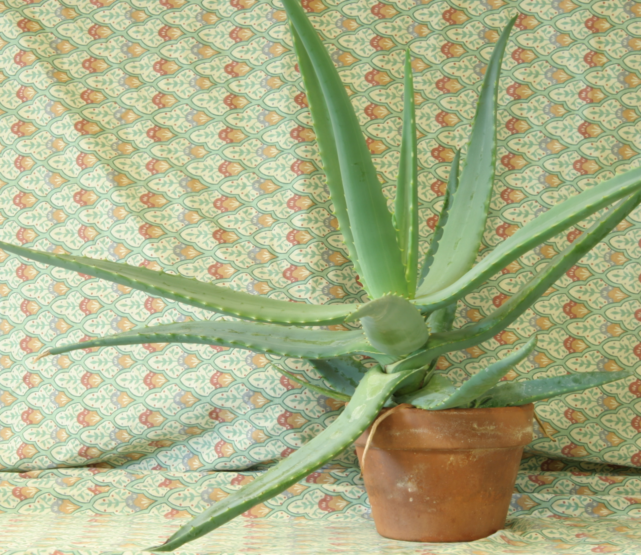
#> input picture cosine/aloe1.png, 641 x 555 px
$ jupyter execute CosineSimilarity.ipynb   (text cells are left out)
#> lines starting #> are read from the running program, lines starting #| are printed output that depends on the picture; long printed decimals are rounded; pictures that were not available may be replaced by others from this repository, and a replacement may not be noted
[cell 1]
# dot product

import numpy as np

x = np.array([4, 2, 1, 2])
y = np.array([1, 2, 2, 0])

dproduct = np.dot(x, y)
print(dproduct)

[cell 2]
# norm

import numpy as np

x = np.array([4, 2, 1, 2])
norm = np.linalg.norm(x)
print(norm)

[cell 3]
# cosine similarity

import numpy as np
from numpy import dot
from numpy.linalg import norm

x = np.array([4, 2, 1, 2])
y = np.array([1, 2, 2, 0])

cos_sim = dot(x, y) / (norm(x)*norm(y))
print(cos_sim)

[cell 4]
u = 2*x
v = 3*y

cos_sim = dot(u, v) / (norm(u)*norm(v))
print(cos_sim)

[cell 5]
import numpy as np
import cv2
import matplotlib.pyplot as plt

img = np.random.randint(0, 255, (400, 400))
img = img.astype(np.uint8)

print(img.shape)
print(type(img[0][0]))

[cell 6]
plt.imshow(img, cmap='gray')
plt.axis('off')
plt.show()
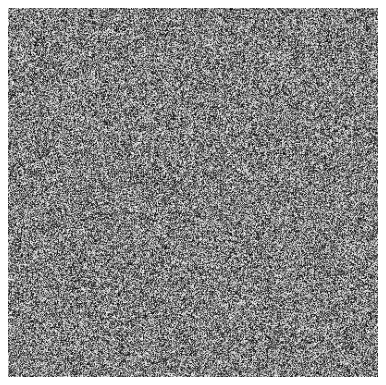
#> figure drawn by matplotlib, 1 panel

[cell 7]
# create two images
img_1 = np.random.randint(0, 255, (400, 400))
img_2 = np.random.randint(0, 255, (400, 400))

img_1 = img_1.astype(np.uint8)
img_2 = img_2.astype(np.uint8)

[cell 8]
plt.imshow(img_1, cmap='gray')
plt.axis('off')
plt.show()
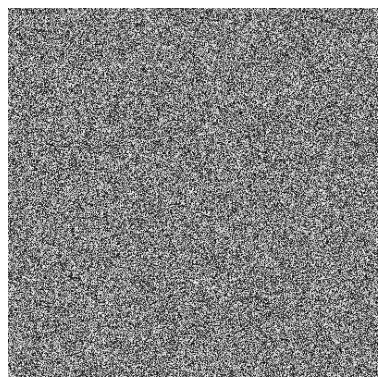
#> figure drawn by matplotlib, 1 panel

[cell 9]
plt.imshow(img_2, cmap='gray')
plt.axis('off')
plt.show()
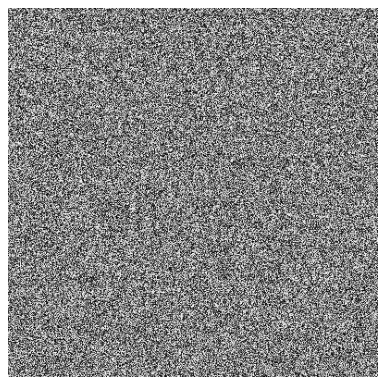
#> figure drawn by matplotlib, 1 panel

[cell 10]
def cos_sim(img1, img2):
    # flatten
    img1 = img1.flatten()
    img2 = img2.flatten()

    # dot product

    # norms

    # similarity

[cell 11]
from numpy.linalg import norm

def cos_sim(x, y):
    x = x.flatten()
    y = y.flatten()

    x = x.astype(np.float64)
    y = y.astype(np.float64)

    cos_sim = np.dot(x, y) / (norm(x)*norm(y))
    return cos_sim

[cell 12]
x = np.array([4, 2, 1, 2])
y = np.array([1, 2, 2, 0])
cos_sim_value = cos_sim(x, y)
print(cos_sim_value)

[cell 13]
cos_sim_value_1 = cos_sim(img_1, img_2)
print(cos_sim_value_1)

[cell 14]
cos_sim_value_2 = cos_sim(img_1, img_1)
print(cos_sim_value_2)

[cell 15]
img_1 = img_1*2
img_1 = np.clip(img_1, 0, 255)
plt.imshow(img_1, cmap='gray')
plt.show()
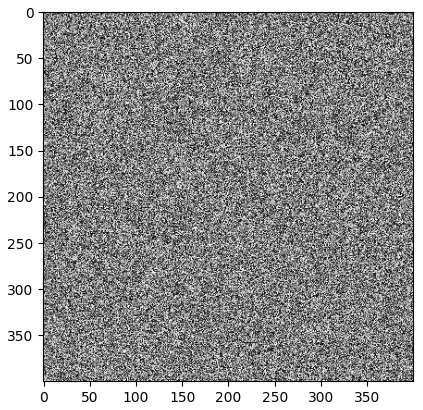
#> figure drawn by matplotlib, 1 panel

[cell 16]
cos_sim_value_1 = cos_sim(img_1, img_2)
print(cos_sim_value_1)

[cell 17]
import numpy as np
import cv2
import matplotlib.pyplot as plt


# read a color image
img1 = cv2.imread('aloe1.png')
#> img1 is the input picture: shape (555, 641, 3); mean B, G, R 135.7, 176.3, 170.3
img1 = cv2.resize(img1, (150, 150))
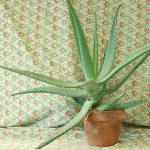
#> img1: shape (150, 150, 3); mean B, G, R 135.6, 176.2, 170.1
print(img1.shape)
#| (150, 150, 3)

# show this image
im1_rgb = cv2.cvtColor(img1, cv2.COLOR_BGR2RGB)
plt.imshow(im1_rgb)
plt.axis('off')
plt.show()

[cell 18]
import numpy as np
import cv2
import matplotlib.pyplot as plt


# read a color image
img2 = cv2.imread('aloe2.png')
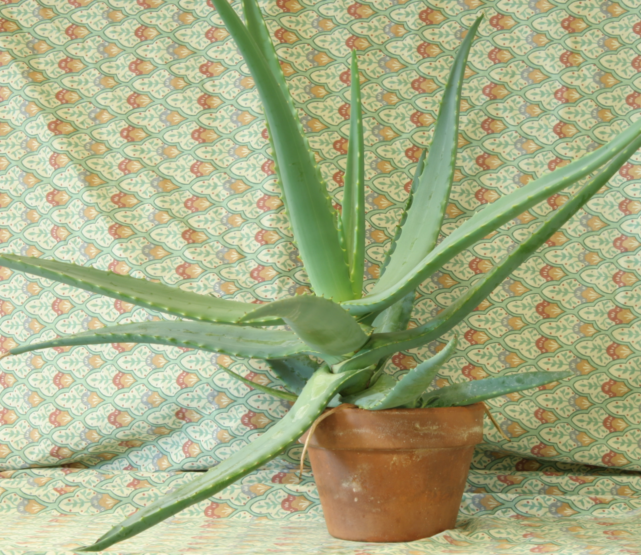
#> input picture cosine/aloe2.png, 641 x 555 px
#> img2 is the input picture: shape (555, 641, 3); mean B, G, R 133.2, 173.3, 167.2
img2 = cv2.resize(img2, (150, 150))
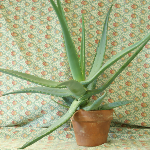
#> img2: shape (150, 150, 3); mean B, G, R 133.1, 173.1, 166.9
print(img2.shape)
#| (150, 150, 3)

# show this image
im2_rgb = cv2.cvtColor(img2, cv2.COLOR_BGR2RGB)
plt.imshow(im2_rgb)
plt.axis('off')
plt.show()

[cell 19]
import numpy as np
import cv2
import matplotlib.pyplot as plt


# read a color image
img3 = cv2.imread('nature.png')
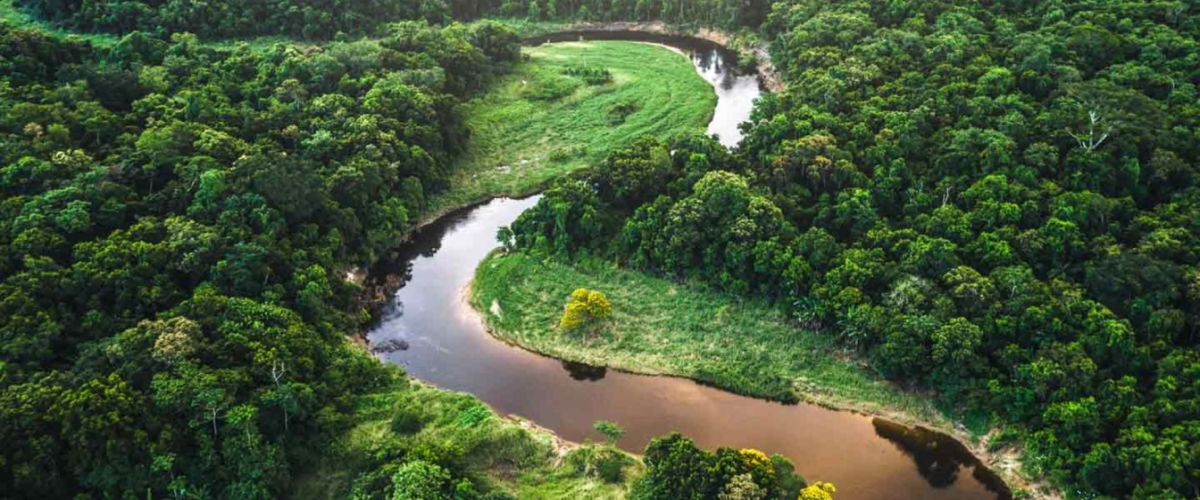
#> input picture interpolation/nature.jpg, 1200 x 500 px, given in place of nature.png, which was not available
#> img3 is the input picture: shape (500, 1200, 3); mean B, G, R 54.7, 86.4, 67.5
img3 = cv2.resize(img3, (150, 150))
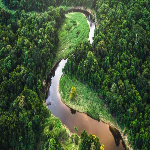
#> img3: shape (150, 150, 3); mean B, G, R 54.7, 86.5, 67.6
print(img3.shape)
#| (150, 150, 3)

# show this image
im3_rgb = cv2.cvtColor(img3, cv2.COLOR_BGR2RGB)
plt.imshow(im3_rgb)
plt.axis('off')
plt.show()

[cell 20]
from numpy.linalg import norm

def cos_sim(x, y):
    x = x.flatten()
    y = y.flatten()

    x = x.astype(np.float64)
    y = y.astype(np.float64)

    cos_sim = np.dot(x, y) / (norm(x)*norm(y))
#> cos_sim = 1
    return cos_sim

[cell 21]
sim11 = cos_sim(img1, img1)
#> sim11 = 1
sim12 = cos_sim(img1, img2)
#> sim12 = 0.968
sim13 = cos_sim(img1, img3)
#> sim13 = 0.804

print(sim11)
#| 1
print(sim12)
#| 0.9684
print(sim13)
#| 0.804
